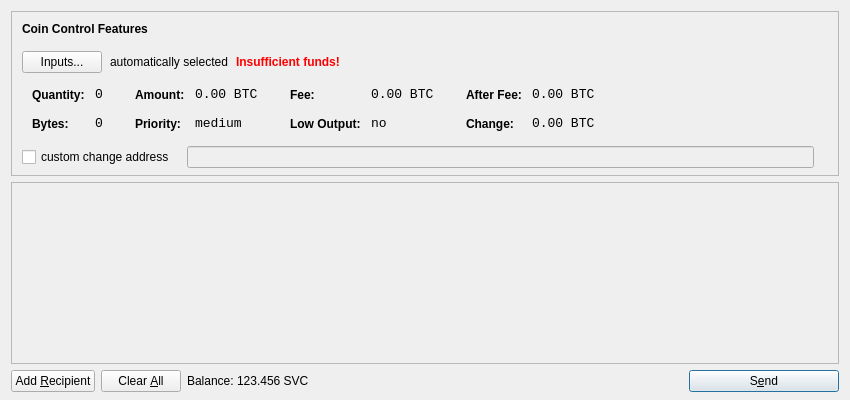
<?xml version="1.0" encoding="UTF-8"?>
<ui version="4.0">
 <class>SendCoinsDialog</class>
 <widget class="QDialog" name="SendCoinsDialog">
  <property name="geometry">
   <rect>
    <x>0</x>
    <y>0</y>
    <width>850</width>
    <height>400</height>
   </rect>
  </property>
  <property name="windowTitle">
   <string>Send Coins</string>
  </property>
  <layout class="QVBoxLayout" name="verticalLayout" stretch="0,1,0">
   <property name="bottomMargin">
    <number>8</number>
   </property>
   <item>
    <widget class="QFrame" name="frameCoinControl">
     <property name="sizePolicy">
      <sizepolicy hsizetype="Expanding" vsizetype="Expanding">
       <horstretch>0</horstretch>
       <verstretch>0</verstretch>
      </sizepolicy>
     </property>
     <property name="maximumSize">
      <size>
       <width>16777215</width>
       <height>16777215</height>
      </size>
     </property>
     <property name="frameShape">
      <enum>QFrame::StyledPanel</enum>
     </property>
     <property name="frameShadow">
      <enum>QFrame::Sunken</enum>
     </property>
     <layout class="QVBoxLayout" name="verticalLayoutCoinControl2">
      <property name="spacing">
       <number>-1</number>
      </property>
      <property name="leftMargin">
       <number>0</number>
      </property>
      <property name="topMargin">
       <number>0</number>
      </property>
      <property name="rightMargin">
       <number>0</number>
      </property>
      <property name="bottomMargin">
       <number>6</number>
      </property>
      <item>
       <layout class="QVBoxLayout" name="verticalLayoutCoinControl" stretch="0,0,0,0,1">
        <property name="spacing">
         <number>0</number>
        </property>
        <property name="leftMargin">
         <number>10</number>
        </property>
        <property name="topMargin">
         <number>10</number>
        </property>
        <item>
         <layout class="QHBoxLayout" name="horizontalLayoutCoinControl1">
          <property name="bottomMargin">
           <number>15</number>
          </property>
          <item>
           <widget class="QLabel" name="labelCoinControlFeatures">
            <property name="sizePolicy">
             <sizepolicy hsizetype="Preferred" vsizetype="Maximum">
              <horstretch>0</horstretch>
              <verstretch>0</verstretch>
             </sizepolicy>
            </property>
            <property name="font">
             <font>
              <weight>75</weight>
              <bold>true</bold>
             </font>
            </property>
            <property name="styleSheet">
             <string notr="true">font-weight:bold;</string>
            </property>
            <property name="text">
             <string>Coin Control Features</string>
            </property>
           </widget>
          </item>
         </layout>
        </item>
        <item>
         <layout class="QHBoxLayout" name="horizontalLayoutCoinControl2" stretch="0,0,0,0">
          <property name="spacing">
           <number>8</number>
          </property>
          <property name="bottomMargin">
           <number>10</number>
          </property>
          <item>
           <widget class="QPushButton" name="pushButtonCoinControl">
            <property name="styleSheet">
             <string notr="true"/>
            </property>
            <property name="text">
             <string>Inputs...</string>
            </property>
           </widget>
          </item>
          <item>
           <widget class="QLabel" name="labelCoinControlAutomaticallySelected">
            <property name="text">
             <string>automatically selected</string>
            </property>
            <property name="margin">
             <number>5</number>
            </property>
           </widget>
          </item>
          <item>
           <widget class="QLabel" name="labelCoinControlInsuffFunds">
            <property name="font">
             <font>
              <weight>75</weight>
              <bold>true</bold>
             </font>
            </property>
            <property name="styleSheet">
             <string notr="true">color:red;font-weight:bold;</string>
            </property>
            <property name="text">
             <string>Insufficient funds!</string>
            </property>
            <property name="margin">
             <number>5</number>
            </property>
           </widget>
          </item>
          <item>
           <spacer name="horizontalSpacerCoinControl">
            <property name="orientation">
             <enum>Qt::Horizontal</enum>
            </property>
            <property name="sizeHint" stdset="0">
             <size>
              <width>40</width>
              <height>1</height>
             </size>
            </property>
           </spacer>
          </item>
         </layout>
        </item>
        <item>
         <widget class="QWidget" name="widgetCoinControl" native="true">
          <property name="sizePolicy">
           <sizepolicy hsizetype="Preferred" vsizetype="Preferred">
            <horstretch>0</horstretch>
            <verstretch>0</verstretch>
           </sizepolicy>
          </property>
          <property name="minimumSize">
           <size>
            <width>0</width>
            <height>0</height>
           </size>
          </property>
          <property name="styleSheet">
           <string notr="true"/>
          </property>
          <layout class="QHBoxLayout" name="horizontalLayoutCoinControl5">
           <property name="margin">
            <number>0</number>
           </property>
           <item>
            <layout class="QHBoxLayout" name="horizontalLayoutCoinControl3" stretch="0,0,0,1">
             <property name="spacing">
              <number>20</number>
             </property>
             <property name="topMargin">
              <number>0</number>
             </property>
             <property name="bottomMargin">
              <number>10</number>
             </property>
             <item>
              <layout class="QFormLayout" name="formLayoutCoinControl1">
               <property name="horizontalSpacing">
                <number>10</number>
               </property>
               <property name="verticalSpacing">
                <number>14</number>
               </property>
               <property name="leftMargin">
                <number>10</number>
               </property>
               <property name="topMargin">
                <number>4</number>
               </property>
               <property name="rightMargin">
                <number>6</number>
               </property>
               <item row="0" column="0">
                <widget class="QLabel" name="labelCoinControlQuantityText">
                 <property name="styleSheet">
                  <string notr="true">font-weight:bold;</string>
                 </property>
                 <property name="text">
                  <string>Quantity:</string>
                 </property>
                 <property name="margin">
                  <number>0</number>
                 </property>
                </widget>
               </item>
               <item row="0" column="1">
                <widget class="QLabel" name="labelCoinControlQuantity">
                 <property name="font">
                  <font>
                   <family>Monospace</family>
                   <pointsize>10</pointsize>
                  </font>
                 </property>
                 <property name="cursor">
                  <cursorShape>IBeamCursor</cursorShape>
                 </property>
                 <property name="contextMenuPolicy">
                  <enum>Qt::ActionsContextMenu</enum>
                 </property>
                 <property name="text">
                  <string notr="true">0</string>
                 </property>
                 <property name="margin">
                  <number>0</number>
                 </property>
                 <property name="textInteractionFlags">
                  <set>Qt::LinksAccessibleByMouse|Qt::TextSelectableByKeyboard|Qt::TextSelectableByMouse</set>
                 </property>
                </widget>
               </item>
               <item row="1" column="0">
                <widget class="QLabel" name="labelCoinControlBytesText">
                 <property name="styleSheet">
                  <string notr="true">font-weight:bold;</string>
                 </property>
                 <property name="text">
                  <string>Bytes:</string>
                 </property>
                </widget>
               </item>
               <item row="1" column="1">
                <widget class="QLabel" name="labelCoinControlBytes">
                 <property name="font">
                  <font>
                   <family>Monospace</family>
                   <pointsize>10</pointsize>
                  </font>
                 </property>
                 <property name="cursor">
                  <cursorShape>IBeamCursor</cursorShape>
                 </property>
                 <property name="contextMenuPolicy">
                  <enum>Qt::ActionsContextMenu</enum>
                 </property>
                 <property name="text">
                  <string notr="true">0</string>
                 </property>
                 <property name="textInteractionFlags">
                  <set>Qt::LinksAccessibleByMouse|Qt::TextSelectableByKeyboard|Qt::TextSelectableByMouse</set>
                 </property>
                </widget>
               </item>
              </layout>
             </item>
             <item>
              <layout class="QFormLayout" name="formLayoutCoinControl2">
               <property name="horizontalSpacing">
                <number>10</number>
               </property>
               <property name="verticalSpacing">
                <number>14</number>
               </property>
               <property name="leftMargin">
                <number>6</number>
               </property>
               <property name="topMargin">
                <number>4</number>
               </property>
               <property name="rightMargin">
                <number>6</number>
               </property>
               <item row="0" column="0">
                <widget class="QLabel" name="labelCoinControlAmountText">
                 <property name="styleSheet">
                  <string notr="true">font-weight:bold;</string>
                 </property>
                 <property name="text">
                  <string>Amount:</string>
                 </property>
                 <property name="margin">
                  <number>0</number>
                 </property>
                </widget>
               </item>
               <item row="0" column="1">
                <widget class="QLabel" name="labelCoinControlAmount">
                 <property name="font">
                  <font>
                   <family>Monospace</family>
                   <pointsize>10</pointsize>
                  </font>
                 </property>
                 <property name="cursor">
                  <cursorShape>IBeamCursor</cursorShape>
                 </property>
                 <property name="contextMenuPolicy">
                  <enum>Qt::ActionsContextMenu</enum>
                 </property>
                 <property name="text">
                  <string notr="true">0.00 BTC</string>
                 </property>
                 <property name="textInteractionFlags">
                  <set>Qt::LinksAccessibleByMouse|Qt::TextSelectableByKeyboard|Qt::TextSelectableByMouse</set>
                 </property>
                </widget>
               </item>
               <item row="1" column="0">
                <widget class="QLabel" name="labelCoinControlPriorityText">
                 <property name="styleSheet">
                  <string notr="true">font-weight:bold;</string>
                 </property>
                 <property name="text">
                  <string>Priority:</string>
                 </property>
                </widget>
               </item>
               <item row="1" column="1">
                <widget class="QLabel" name="labelCoinControlPriority">
                 <property name="font">
                  <font>
                   <family>Monospace</family>
                   <pointsize>10</pointsize>
                  </font>
                 </property>
                 <property name="cursor">
                  <cursorShape>IBeamCursor</cursorShape>
                 </property>
                 <property name="contextMenuPolicy">
                  <enum>Qt::ActionsContextMenu</enum>
                 </property>
                 <property name="text">
                  <string>medium</string>
                 </property>
                 <property name="textInteractionFlags">
                  <set>Qt::LinksAccessibleByMouse|Qt::TextSelectableByKeyboard|Qt::TextSelectableByMouse</set>
                 </property>
                </widget>
               </item>
              </layout>
             </item>
             <item>
              <layout class="QFormLayout" name="formLayoutCoinControl3">
               <property name="horizontalSpacing">
                <number>10</number>
               </property>
               <property name="verticalSpacing">
                <number>14</number>
               </property>
               <property name="leftMargin">
                <number>6</number>
               </property>
               <property name="topMargin">
                <number>4</number>
               </property>
               <property name="rightMargin">
                <number>6</number>
               </property>
               <item row="0" column="0">
                <widget class="QLabel" name="labelCoinControlFeeText">
                 <property name="styleSheet">
                  <string notr="true">font-weight:bold;</string>
                 </property>
                 <property name="text">
                  <string>Fee:</string>
                 </property>
                 <property name="margin">
                  <number>0</number>
                 </property>
                </widget>
               </item>
               <item row="0" column="1">
                <widget class="QLabel" name="labelCoinControlFee">
                 <property name="font">
                  <font>
                   <family>Monospace</family>
                   <pointsize>10</pointsize>
                  </font>
                 </property>
                 <property name="cursor">
                  <cursorShape>IBeamCursor</cursorShape>
                 </property>
                 <property name="contextMenuPolicy">
                  <enum>Qt::ActionsContextMenu</enum>
                 </property>
                 <property name="text">
                  <string notr="true">0.00 BTC</string>
                 </property>
                 <property name="textInteractionFlags">
                  <set>Qt::LinksAccessibleByMouse|Qt::TextSelectableByKeyboard|Qt::TextSelectableByMouse</set>
                 </property>
                </widget>
               </item>
               <item row="1" column="0">
                <widget class="QLabel" name="labelCoinControlLowOutputText">
                 <property name="styleSheet">
                  <string notr="true">font-weight:bold;</string>
                 </property>
                 <property name="text">
                  <string>Low Output:</string>
                 </property>
                </widget>
               </item>
               <item row="1" column="1">
                <widget class="QLabel" name="labelCoinControlLowOutput">
                 <property name="font">
                  <font>
                   <family>Monospace</family>
                   <pointsize>10</pointsize>
                  </font>
                 </property>
                 <property name="cursor">
                  <cursorShape>IBeamCursor</cursorShape>
                 </property>
                 <property name="contextMenuPolicy">
                  <enum>Qt::ActionsContextMenu</enum>
                 </property>
                 <property name="text">
                  <string>no</string>
                 </property>
                 <property name="textInteractionFlags">
                  <set>Qt::LinksAccessibleByMouse|Qt::TextSelectableByKeyboard|Qt::TextSelectableByMouse</set>
                 </property>
                </widget>
               </item>
              </layout>
             </item>
             <item>
              <layout class="QFormLayout" name="formLayoutCoinControl4">
               <property name="horizontalSpacing">
                <number>10</number>
               </property>
               <property name="verticalSpacing">
                <number>14</number>
               </property>
               <property name="leftMargin">
                <number>6</number>
               </property>
               <property name="topMargin">
                <number>4</number>
               </property>
               <property name="rightMargin">
                <number>6</number>
               </property>
               <item row="0" column="0">
                <widget class="QLabel" name="labelCoinControlAfterFeeText">
                 <property name="styleSheet">
                  <string notr="true">font-weight:bold;</string>
                 </property>
                 <property name="text">
                  <string>After Fee:</string>
                 </property>
                 <property name="margin">
                  <number>0</number>
                 </property>
                </widget>
               </item>
               <item row="0" column="1">
                <widget class="QLabel" name="labelCoinControlAfterFee">
                 <property name="font">
                  <font>
                   <family>Monospace</family>
                   <pointsize>10</pointsize>
                  </font>
                 </property>
                 <property name="cursor">
                  <cursorShape>IBeamCursor</cursorShape>
                 </property>
                 <property name="contextMenuPolicy">
                  <enum>Qt::ActionsContextMenu</enum>
                 </property>
                 <property name="text">
                  <string notr="true">0.00 BTC</string>
                 </property>
                 <property name="textInteractionFlags">
                  <set>Qt::LinksAccessibleByMouse|Qt::TextSelectableByKeyboard|Qt::TextSelectableByMouse</set>
                 </property>
                </widget>
               </item>
               <item row="1" column="0">
                <widget class="QLabel" name="labelCoinControlChangeText">
                 <property name="styleSheet">
                  <string notr="true">font-weight:bold;</string>
                 </property>
                 <property name="text">
                  <string>Change:</string>
                 </property>
                </widget>
               </item>
               <item row="1" column="1">
                <widget class="QLabel" name="labelCoinControlChange">
                 <property name="font">
                  <font>
                   <family>Monospace</family>
                   <pointsize>10</pointsize>
                  </font>
                 </property>
                 <property name="cursor">
                  <cursorShape>IBeamCursor</cursorShape>
                 </property>
                 <property name="contextMenuPolicy">
                  <enum>Qt::ActionsContextMenu</enum>
                 </property>
                 <property name="text">
                  <string notr="true">0.00 BTC</string>
                 </property>
                 <property name="textInteractionFlags">
                  <set>Qt::LinksAccessibleByMouse|Qt::TextSelectableByKeyboard|Qt::TextSelectableByMouse</set>
                 </property>
                </widget>
               </item>
              </layout>
             </item>
            </layout>
           </item>
          </layout>
         </widget>
        </item>
        <item>
         <layout class="QHBoxLayout" name="horizontalLayoutCoinControl4" stretch="0,0,0">
          <property name="spacing">
           <number>12</number>
          </property>
          <property name="sizeConstraint">
           <enum>QLayout::SetDefaultConstraint</enum>
          </property>
          <property name="topMargin">
           <number>5</number>
          </property>
          <property name="rightMargin">
           <number>5</number>
          </property>
          <item>
           <widget class="QCheckBox" name="checkBoxCoinControlChange">
            <property name="text">
             <string>custom change address</string>
            </property>
           </widget>
          </item>
          <item>
           <widget class="QLineEdit" name="lineEditCoinControlChange">
            <property name="enabled">
             <bool>false</bool>
            </property>
            <property name="sizePolicy">
             <sizepolicy hsizetype="Expanding" vsizetype="Fixed">
              <horstretch>0</horstretch>
              <verstretch>0</verstretch>
             </sizepolicy>
            </property>
           </widget>
          </item>
          <item>
           <widget class="QLabel" name="labelCoinControlChangeLabel">
            <property name="sizePolicy">
             <sizepolicy hsizetype="Preferred" vsizetype="Expanding">
              <horstretch>0</horstretch>
              <verstretch>0</verstretch>
             </sizepolicy>
            </property>
            <property name="minimumSize">
             <size>
              <width>0</width>
              <height>0</height>
             </size>
            </property>
            <property name="text">
             <string/>
            </property>
            <property name="margin">
             <number>3</number>
            </property>
           </widget>
          </item>
         </layout>
        </item>
        <item>
         <spacer name="verticalSpacerCoinControl">
          <property name="orientation">
           <enum>Qt::Vertical</enum>
          </property>
          <property name="sizeHint" stdset="0">
           <size>
            <width>800</width>
            <height>1</height>
           </size>
          </property>
         </spacer>
        </item>
       </layout>
      </item>
     </layout>
    </widget>
   </item>
   <item>
    <widget class="QScrollArea" name="scrollArea">
     <property name="widgetResizable">
      <bool>true</bool>
     </property>
     <widget class="QWidget" name="scrollAreaWidgetContents">
      <property name="geometry">
       <rect>
        <x>0</x>
        <y>0</y>
        <width>830</width>
        <height>165</height>
       </rect>
      </property>
      <layout class="QVBoxLayout" name="verticalLayout_2">
       <property name="margin">
        <number>0</number>
       </property>
       <item>
        <layout class="QVBoxLayout" name="entries">
         <property name="spacing">
          <number>6</number>
         </property>
        </layout>
       </item>
       <item>
        <spacer name="verticalSpacer">
         <property name="orientation">
          <enum>Qt::Vertical</enum>
         </property>
         <property name="sizeHint" stdset="0">
          <size>
           <width>20</width>
           <height>40</height>
          </size>
         </property>
        </spacer>
       </item>
      </layout>
     </widget>
    </widget>
   </item>
   <item>
    <layout class="QHBoxLayout" name="horizontalLayout">
     <item>
      <widget class="QPushButton" name="addButton">
       <property name="toolTip">
        <string>Send to multiple recipients at once</string>
       </property>
       <property name="text">
        <string>Add &amp;Recipient</string>
       </property>
       <property name="icon">
        <iconset resource="../bitcoin.qrc">
         <normaloff>:/icons/add</normaloff>:/icons/add</iconset>
       </property>
       <property name="autoDefault">
        <bool>false</bool>
       </property>
      </widget>
     </item>
     <item>
      <widget class="QPushButton" name="clearButton">
       <property name="sizePolicy">
        <sizepolicy hsizetype="Minimum" vsizetype="Fixed">
         <horstretch>0</horstretch>
         <verstretch>0</verstretch>
        </sizepolicy>
       </property>
       <property name="toolTip">
        <string>Remove all transaction fields</string>
       </property>
       <property name="text">
        <string>Clear &amp;All</string>
       </property>
       <property name="icon">
        <iconset resource="../bitcoin.qrc">
         <normaloff>:/icons/remove</normaloff>:/icons/remove</iconset>
       </property>
       <property name="autoRepeatDelay">
        <number>300</number>
       </property>
       <property name="autoDefault">
        <bool>false</bool>
       </property>
      </widget>
     </item>
     <item>
      <layout class="QHBoxLayout" name="horizontalLayout_2">
       <property name="spacing">
        <number>3</number>
       </property>
       <item>
        <widget class="QLabel" name="label">
         <property name="text">
          <string>Balance:</string>
         </property>
        </widget>
       </item>
       <item>
        <widget class="QLabel" name="labelBalance">
         <property name="cursor">
          <cursorShape>IBeamCursor</cursorShape>
         </property>
         <property name="text">
          <string>123.456 SVC</string>
         </property>
         <property name="textInteractionFlags">
          <set>Qt::LinksAccessibleByMouse|Qt::TextSelectableByKeyboard|Qt::TextSelectableByMouse</set>
         </property>
        </widget>
       </item>
      </layout>
     </item>
     <item>
      <spacer name="horizontalSpacer">
       <property name="orientation">
        <enum>Qt::Horizontal</enum>
       </property>
       <property name="sizeHint" stdset="0">
        <size>
         <width>40</width>
         <height>20</height>
        </size>
       </property>
      </spacer>
     </item>
     <item>
      <widget class="QPushButton" name="sendButton">
       <property name="minimumSize">
        <size>
         <width>150</width>
         <height>0</height>
        </size>
       </property>
       <property name="toolTip">
        <string>Confirm the send action</string>
       </property>
       <property name="text">
        <string>S&amp;end</string>
       </property>
       <property name="icon">
        <iconset resource="../bitcoin.qrc">
         <normaloff>:/icons/send</normaloff>:/icons/send</iconset>
       </property>
       <property name="default">
        <bool>true</bool>
       </property>
      </widget>
     </item>
    </layout>
   </item>
  </layout>
 </widget>
 <resources>
  <include location="../bitcoin.qrc"/>
 </resources>
 <connections/>
</ui>
